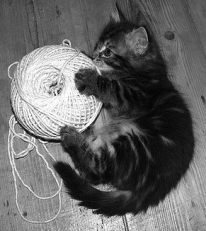
#> input picture kitty.bmp, 206 x 231 px
$ jupyter execute Convolution.ipynb
#> lines starting #> are read from the running program, lines starting #| are printed output that depends on the picture
[cell 1]
import numpy as np
from scipy import misc
import cv2
from google.colab.patches import cv2_imshow
import math
import matplotlib.pyplot as plt

### Part 1

Averaging and Weighted Average Filters

[cell 2]
#reading the file
im = cv2.imread('kitty.bmp', cv2.IMREAD_GRAYSCALE) #reading the file
#> im is the input picture: shape (231, 206); min 1, max 255, mean 102.3

[cell 3]
#this function pads the image and return the padded image
def padImage(image):
  r, c = image.shape #getting the dimensions of the image
#> r = 231; c = 206


  p=3;
  padding = (p-1)/2
  pad= np.zeros((r+2, c+2)); #making new array to store the padded image
  #print(pad.shape)


  for i in range(0,r,1):
    for j in range(0,c,1):
      pad[int(i+padding)][int(j+padding)]=image[i][j] #copying the pixels into new array
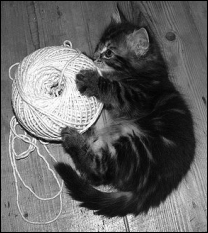
#> pad: shape (233, 208) float64; min 0, max 255, mean 100.4


  return pad

[cell 4]
print("Padded Image")
paddedImage = padImage(im)
cv2_imshow(paddedImage)
#padded Image

[cell 5]
#this function performs the convolution
def Convolution(image,filter):
  r, c = image.shape #getting the dimensions of the image
#> r = 233; c = 208
  out = np.zeros((r,c)) # new array to store the final results

  for i in range(1,r-1, 1):
    for j in range(1, c-1, 1): #nested loop to go over each pixel in the image
      result = np.zeros((9))
      t = 0
      for x in range(0,3,1): # loops to convolve filter with the image pixels
        for y in range(0,3,1):
          result[t] = image[i+x-1][j+y-1] * filter[x][y] #multiplying filter and image pixels and storing the result
          t += 1

      sumOfFilter = sum(sum(filter)) #taking sum of filter pixels

      out[i][j] = round(sum(result)/sumOfFilter) #dividing by sum of filter pixels
      if(out[i][j] > 255):
        out[i][j] = 255

  return out

[cell 6]
#using 3x3 averaging filter here
filter = np.full((3,3), 1)
output_image = Convolution(paddedImage, filter)
print("Padded Image")
cv2_imshow(paddedImage)
print("\n\nImage after applying averaging filter")
cv2_imshow(output_image)

[cell 7]
#using 3x3 weighted averaging filter here
filter = np.array([[1, 2, 1], [2, 4, 2], [1, 2, 1]])
output_image = Convolution(paddedImage, filter)
print("Padded Image")
cv2_imshow(paddedImage)
print("\n\nImage after applying weighted averaging filter")
cv2_imshow(output_image)

### Part 2

Edge Strength Image

[cell 8]
#this function performs the convolution but does not divide by sum of filter
def calculateEdge(image,filter):
  r, c = image.shape #getting the dimensions of the image
#> r = 233; c = 208
  out = np.zeros((r,c)) # new array to store the final results

  for i in range(1,r-1, 1):
    for j in range(1, c-1, 1):#nested loop to go over each pixel in the image
      result = np.zeros((9))
      t = 0
      for x in range(0,3,1):
        for y in range(0,3,1): # loops to convolve filter with the image pixels
          result[t] = image[i+x-1][j+y-1] * filter[x][y] #multiplying filter and image pixels and storing the result
          t += 1

      out[i][j] = sum(result) #storing the result in the out array
      if(out[i][j] > 255):
        out[i][j] = 255
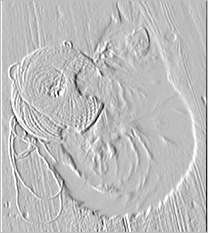
#> out: shape (233, 208) float64; min -746, max 255, mean -1.5; drawn with min black and max white

  return out

[cell 9]
horizontal_filter = np.array([[-1, 0, 1], [-2, 0, 2], [-1, 0, 1]])
horizontalEdgeImage = calculateEdge(paddedImage, horizontal_filter)
print("image after applying horizontal filter\n")
cv2_imshow(horizontalEdgeImage)

[cell 10]
vertical_filter = np.array([[1, 2, 1], [0, 0, 0], [-1, -2, -1]])
verticalEdgeImage = calculateEdge(paddedImage, vertical_filter)
#> after the loop in calculateEdge (call 2), `for i in range(1,r-1, 1):`:
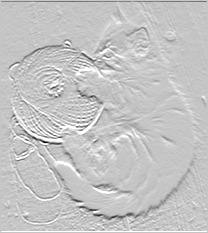
#> out: shape (233, 208) float64; min -877, max 255, mean -4.3; drawn with min black and max white
print("image after applying vertical filter\n")
cv2_imshow(verticalEdgeImage)

[cell 11]
def generateEdgeStrengthImage(horizontalImage, verticalImage):
  r, c = horizontalEdgeImage.shape
#> r = 233; c = 208
  out = np.zeros((r,c))

  for i in range(1,r-1, 1):
    for j in range(1, c-1, 1):
      x = (horizontalImage[i][j])**2 #taking square of pixel in image with horizontal edges
      y = (verticalImage[i][j])**2 #taking square of pixel in image with vertical edges
      out[i][j] = round(math.sqrt(x+y)) # adding x and y and taking square root and storing the result
      if(out[i][j] > 255):
        out[i][j] = 255
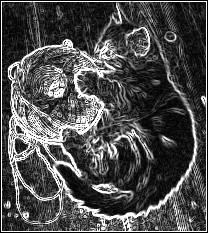
#> out: shape (233, 208) float64; min 0, max 255, mean 77.2

  return out

[cell 12]
edgeStrengthImage = generateEdgeStrengthImage(horizontalEdgeImage, verticalEdgeImage)
print("Edge Strength Image\n")
cv2_imshow(edgeStrengthImage)

### Part 3
Thresholding

[cell 13]
#plotting Histogram
hist, bin_edges = np.histogram(edgeStrengthImage, 255)
#> hist = 255 values, max 3849 at index 254, min 21 at index 248, mean 190.1; bin_edges = 256 values from 0 to 255
plt.bar(bin_edges[:-1], hist, width = 1)
plt.xlim(min(bin_edges), max(bin_edges))
plt.show()
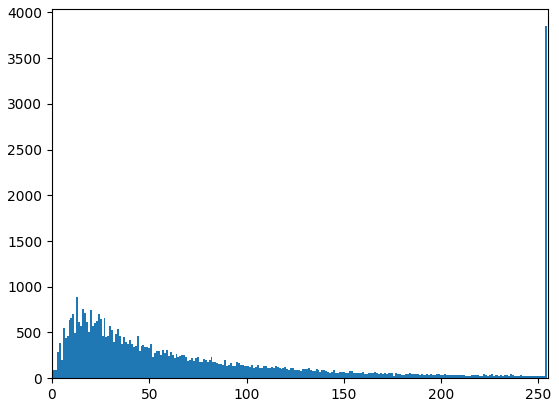
#> figure drawn by matplotlib, 1 panel; tallest bar 3849 high, from x = 253.5 to 254.5

[cell 14]
#this function applies threshold value on the input image
def applyThreshold(image, threshold):
#> called with threshold = 255
  r, c = image.shape
#> r = 233; c = 208
  out = np.zeros((r,c))

  for i in range(1,r-1, 1):
    for j in range(1, c-1, 1):
      if image[i][j] >= threshold:
        out[i][j] = 255
      else:
        out[i][j] = 0
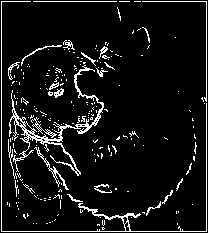
#> out: shape (233, 208) float64; 7.9% white in thin lines or dots

  return out

[cell 15]
imageAfterThreshold = applyThreshold(edgeStrengthImage, 255)
print("Image After applying Threshold")
cv2_imshow(imageAfterThreshold)

Note: It is not possible to find a threshold value that only gives the edges of cat but not the patterns in the fur or woolen-grain

### Part 4

Image Strength Image after applying weighted average filter


[cell 16]
print("Padded Image")
paddedImage = padImage(im)
cv2_imshow(paddedImage)

[cell 17]
filter = np.array([[1, 2, 1], [2, 4, 2], [1, 2, 1]])
weighted_avg_image = Convolution(paddedImage, filter)
print("\n\nImage after applying weighted averaging filter")
cv2_imshow(weighted_avg_image)

[cell 18]
horizontal_filter = np.array([[-1, 0, 1], [-2, 0, 2], [-1, 0, 1]])
weightedHorizontalEdgeImage = calculateEdge(weighted_avg_image, horizontal_filter)
#> after the loop in calculateEdge (call 3), `for i in range(1,r-1, 1):`:
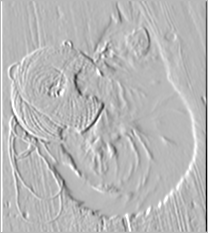
#> out: shape (233, 208) float64; min -667, max 255, mean -0.7; drawn with min black and max white
print("image after applying horizontal filter on the result of weighted average filter\n")
cv2_imshow(weightedHorizontalEdgeImage)

[cell 19]
vertical_filter = np.array([[1, 2, 1], [0, 0, 0], [-1, -2, -1]])
weightedVerticalEdgeImage = calculateEdge(weighted_avg_image, vertical_filter)
#> after the loop in calculateEdge (call 4), `for i in range(1,r-1, 1):`:
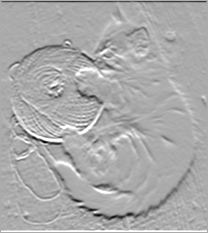
#> out: shape (233, 208) float64; min -524, max 255, mean -3.1; drawn with min black and max white
print("image after applying vertical filter on the result of weighted average filter\n")
cv2_imshow(weightedVerticalEdgeImage)

[cell 20]
weightedEdgeStrengthImage = generateEdgeStrengthImage(weightedHorizontalEdgeImage, weightedVerticalEdgeImage)
#> after the loop in generateEdgeStrengthImage (call 2), `for i in range(1,r-1, 1):`:
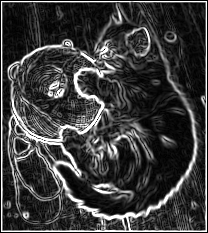
#> out: shape (233, 208) float64; min 0, max 255, mean 60.5
print("Edge Strength Image on new horizontal and vertical edge images\n")
cv2_imshow(edgeStrengthImage)

[cell 21]
imageAfterThreshold = applyThreshold(edgeStrengthImage, 255)
print("Edge strength image calculated directly from original image after applying Threshold")
cv2_imshow(imageAfterThreshold)

weightedImageAfterThreshold = applyThreshold(weightedEdgeStrengthImage, 255)
#> call 3 of applyThreshold, with threshold = 255
#> after the loop in applyThreshold (call 3), `for i in range(1,r-1, 1):`:
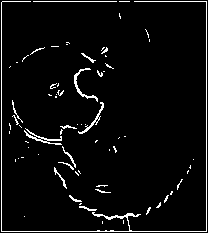
#> out: shape (233, 208) float64; 4.4% white in thin lines or dots
